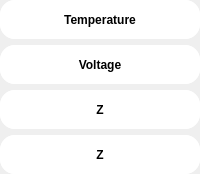
                           <widget class="QFrame" name="frame_160">
                            <property name="styleSheet">
                             <string notr="true">border-top-left-radius:15px;
border-top-right-radius:15px;
border-bottom-right-radius:15px;
border-bottom-left-radius:15px;
</string>
                            </property>
                            <property name="frameShape">
                             <enum>QFrame::StyledPanel</enum>
                            </property>
                            <property name="frameShadow">
                             <enum>QFrame::Raised</enum>
                            </property>
                            <layout class="QVBoxLayout" name="verticalLayout_51">
                             <property name="leftMargin">
                              <number>0</number>
                             </property>
                             <property name="topMargin">
                              <number>0</number>
                             </property>
                             <property name="rightMargin">
                              <number>0</number>
                             </property>
                             <property name="bottomMargin">
                              <number>0</number>
                             </property>
                             <item>
                              <widget class="QFrame" name="temp">
                               <property name="styleSheet">
                                <string notr="true">background-color:white;</string>
                               </property>
                               <property name="frameShape">
                                <enum>QFrame::StyledPanel</enum>
                               </property>
                               <property name="frameShadow">
                                <enum>QFrame::Raised</enum>
                               </property>
                               <layout class="QGridLayout" name="gridLayout_54">
                                <property name="leftMargin">
                                 <number>0</number>
                                </property>
                                <property name="topMargin">
                                 <number>0</number>
                                </property>
                                <property name="rightMargin">
                                 <number>0</number>
                                </property>
                                <property name="bottomMargin">
                                 <number>0</number>
                                </property>
                                <property name="spacing">
                                 <number>0</number>
                                </property>
                                <item row="0" column="0">
                                 <widget class="QPushButton" name="left_temperature_btn">
                                  <property name="minimumSize">
                                   <size>
                                    <width>110</width>
                                    <height>39</height>
                                   </size>
                                  </property>
                                  <property name="font">
                                   <font>
                                    <pointsize>9</pointsize>
                                    <weight>75</weight>
                                    <bold>true</bold>
                                   </font>
                                  </property>
                                  <property name="styleSheet">
                                   <string notr="true">QPushButton {
    background-color: white;
    border: none;
}

QPushButton:hover {
    background: black;
	color:white;
}</string>
                                  </property>
                                  <property name="text">
                                   <string>Temperature</string>
                                  </property>
                                 </widget>
                                </item>
                               </layout>
                              </widget>
                             </item>
                             <item>
                              <widget class="QFrame" name="voltage">
                               <property name="styleSheet">
                                <string notr="true">background-color:white;</string>
                               </property>
                               <property name="frameShape">
                                <enum>QFrame::StyledPanel</enum>
                               </property>
                               <property name="frameShadow">
                                <enum>QFrame::Raised</enum>
                               </property>
                               <layout class="QGridLayout" name="gridLayout_55">
                                <property name="leftMargin">
                                 <number>0</number>
                                </property>
                                <property name="topMargin">
                                 <number>0</number>
                                </property>
                                <property name="rightMargin">
                                 <number>0</number>
                                </property>
                                <property name="bottomMargin">
                                 <number>0</number>
                                </property>
                                <property name="spacing">
                                 <number>0</number>
                                </property>
                                <item row="0" column="0">
                                 <widget class="QPushButton" name="left_voltage_btn">
                                  <property name="minimumSize">
                                   <size>
                                    <width>110</width>
                                    <height>39</height>
                                   </size>
                                  </property>
                                  <property name="font">
                                   <font>
                                    <pointsize>9</pointsize>
                                    <weight>75</weight>
                                    <bold>true</bold>
                                   </font>
                                  </property>
                                  <property name="styleSheet">
                                   <string notr="true">QPushButton {
    background-color: white;
    border: none;
}

QPushButton:hover {
    background: black;
	color:white;
}</string>
                                  </property>
                                  <property name="text">
                                   <string>Voltage</string>
                                  </property>
                                 </widget>
                                </item>
                               </layout>
                              </widget>
                             </item>
                             <item>
                              <widget class="QFrame" name="z">
                               <property name="styleSheet">
                                <string notr="true">background-color:white;</string>
                               </property>
                               <property name="frameShape">
                                <enum>QFrame::StyledPanel</enum>
                               </property>
                               <property name="frameShadow">
                                <enum>QFrame::Raised</enum>
                               </property>
                               <layout class="QGridLayout" name="gridLayout_56">
                                <property name="leftMargin">
                                 <number>0</number>
                                </property>
                                <property name="topMargin">
                                 <number>0</number>
                                </property>
                                <property name="rightMargin">
                                 <number>0</number>
                                </property>
                                <property name="bottomMargin">
                                 <number>0</number>
                                </property>
                                <property name="spacing">
                                 <number>0</number>
                                </property>
                                <item row="0" column="0">
                                 <widget class="QPushButton" name="Z_btn">
                                  <property name="minimumSize">
                                   <size>
                                    <width>110</width>
                                    <height>39</height>
                                   </size>
                                  </property>
                                  <property name="font">
                                   <font>
                                    <pointsize>9</pointsize>
                                    <weight>75</weight>
                                    <bold>true</bold>
                                   </font>
                                  </property>
                                  <property name="styleSheet">
                                   <string notr="true">QPushButton {
    background-color: white;
    border: none;
}

QPushButton:hover {
    background: black;
	color:white;
}</string>
                                  </property>
                                  <property name="text">
                                   <string>Z</string>
                                  </property>
                                 </widget>
                                </item>
                               </layout>
                              </widget>
                             </item>
                             <item>
                              <widget class="QFrame" name="z_2">
                               <property name="styleSheet">
                                <string notr="true">background-color:white;</string>
                               </property>
                               <property name="frameShape">
                                <enum>QFrame::StyledPanel</enum>
                               </property>
                               <property name="frameShadow">
                                <enum>QFrame::Raised</enum>
                               </property>
                               <layout class="QGridLayout" name="gridLayout_57">
                                <property name="leftMargin">
                                 <number>0</number>
                                </property>
                                <property name="topMargin">
                                 <number>0</number>
                                </property>
                                <property name="rightMargin">
                                 <number>0</number>
                                </property>
                                <property name="bottomMargin">
                                 <number>0</number>
                                </property>
                                <property name="spacing">
                                 <number>0</number>
                                </property>
                                <item row="0" column="0">
                                 <widget class="QPushButton" name="left_Z_2_btn">
                                  <property name="minimumSize">
                                   <size>
                                    <width>110</width>
                                    <height>39</height>
                                   </size>
                                  </property>
                                  <property name="font">
                                   <font>
                                    <pointsize>9</pointsize>
                                    <weight>75</weight>
                                    <bold>true</bold>
                                   </font>
                                  </property>
                                  <property name="styleSheet">
                                   <string notr="true">QPushButton {
    background-color: white;
    border: none;
}

QPushButton:hover {
    background: black;
	color:white;
}</string>
                                  </property>
                                  <property name="text">
                                   <string>Z</string>
                                  </property>
                                 </widget>
                                </item>
                               </layout>
                              </widget>
                             </item>
                            </layout>
                           </widget>
